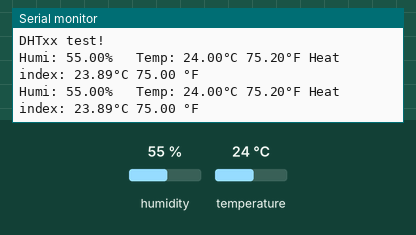
Bench run of a sketch on a simulated Arduino Uno, built with avr-gcc and run on an emulated ATmega328P. Shown: the last lines printed to the serial monitor. The test bench sets the inputs (shaded band); at power-on: humidity 55 %, temperature 24 °C.

Above: at 4.8 s.
4.9 s: humidity set to 22 %
At 7.2 s:
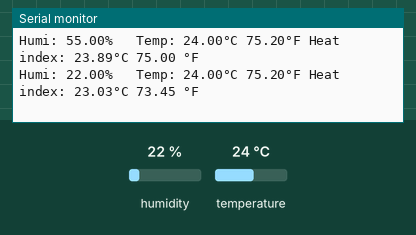
7.9 s: temperature set to 12 °C
At 9.2 s:
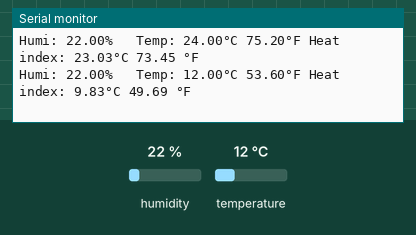
10.9 s: humidity set to 40 %
At 13.0 s:
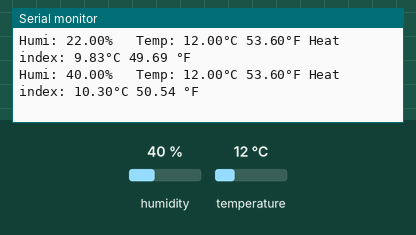
Timing chart, 0 to 14.5 s (numbered marks = the images above; inputs shaded):
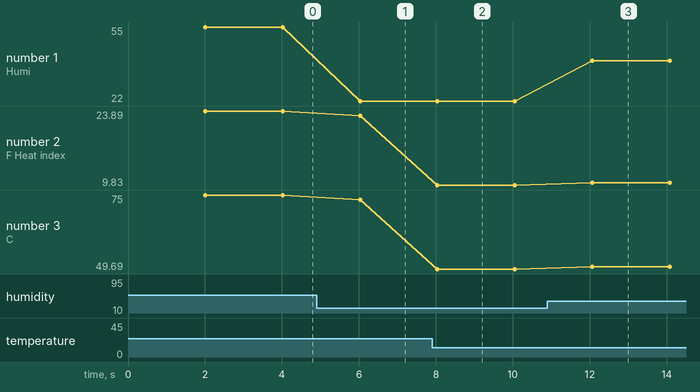

The sketch:

DHT21.ino
```cpp
/*
 * Kết nối:
 *          DHT                   Arduino
 *          VCC                     5V
 *          GND                     GND
 *         Tín hiệu                  2
 *
 * Tùy chọn tên của cảm biến cho phù hợp
 * Nạp code mở Serial Monitor, chọn No line ending, baud 9600
 *
 *
 *
 *
 *
 */
#include "DHT.h"

#define DHTPIN 4     // what digital pin we're connected to

// Chọn loại cảm biến cho phù hợp ---------------------------------------------------------------------------------------
//#define DHTTYPE DHT11   // DHT 11
//#define DHTTYPE DHT22   // DHT 22  (AM2302), AM2321
#define DHTTYPE DHT21   // DHT 21 (AM2301)


DHT dht(DHTPIN, DHTTYPE);

void setup() {
  Serial.begin(9600);
  Serial.println("DHTxx test!");

  dht.begin();
}

void loop() {
  // Wait a few seconds between measurements.
  delay(2000);

  // Reading temperature or humidity takes about 250 milliseconds!
  // Sensor readings may also be up to 2 seconds 'old' (its a very slow sensor)
  float h = dht.readHumidity();
  // Read temperature as Celsius (the default)
  float t = dht.readTemperature();
  // Read temperature as Fahrenheit (isFahrenheit = true)
  float f = dht.readTemperature(true);

  // Check if any reads failed and exit early (to try again).
  if (isnan(h) || isnan(t) || isnan(f)) {
    Serial.println("Failed to read from DHT sensor!");
    return;
  }

  // Compute heat index in Fahrenheit (the default)
  float hif = dht.computeHeatIndex(f, h);
  // Compute heat index in Celsius (isFahreheit = false)
  float hic = dht.computeHeatIndex(t, h, false);

  Serial.print("Humi: ");
  Serial.print(h);
  Serial.print("%   ");
  Serial.print("Temp: ");
  Serial.print(t);
  Serial.print("°C ");
  Serial.print(f);
  Serial.print("°F ");
  Serial.print("Heat index: ");
  Serial.print(hic);
  Serial.print("°C ");
  Serial.print(hif);
  Serial.println(" °F");
}
```

Measured:
- after the input at 4.9 s, the serial monitor: prints a new line after 1.1 s (image 1)
- after the input at 7.9 s, the serial monitor: prints a new line after 0.14 s (image 2)
- after the input at 10.9 s, the serial monitor: prints a new line after 1.2 s (image 3)
- plotted number 1: 55 → 22 after the input at 4.9 s, 22 → 40 after the input at 10.9 s
- plotted number 2: 23.89 → 23.03 after the input at 4.9 s, 23.03 → 9.83 after the input at 7.9 s, 9.83 → 10.3 after the input at 10.9 s
- plotted number 3: 75 → 73.45 after the input at 4.9 s, 73.45 → 49.69 after the input at 7.9 s, 49.69 → 50.54 after the input at 10.9 s
